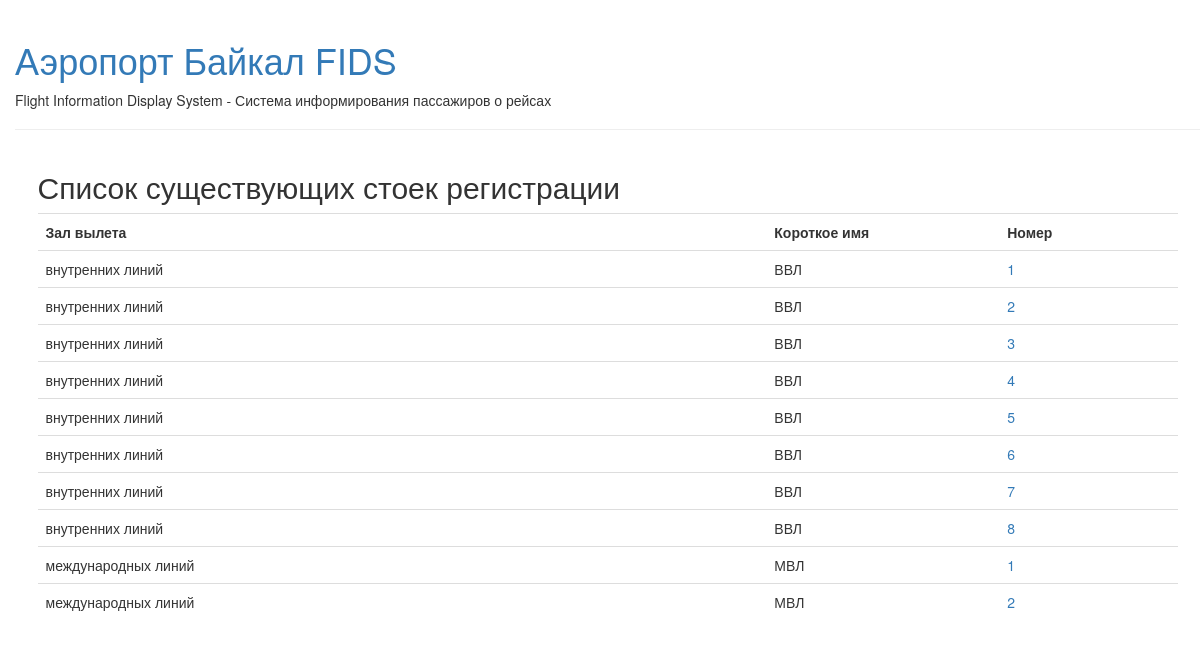
Page /fids/checkin/ on the committed database.
### flightinfosystem/models.py (models this page shows, shortened)
class Checkin(models.Model):
    num = models.CharField("Номер стойки", max_length=2)
    fullname = models.CharField("Полное имя стойки", max_length=21)
    shortname = models.CharField("Короткое имя стойки", max_length=5)
    checkinfly = models.ForeignKey('Flight', verbose_name='Рейс', blank=True, null=True, on_delete=models.SET_NULL)
    classcheckin = models.CharField("Класс обслуживания", max_length=15, blank=True, null=True)
    deltastartcheckin = models.IntegerField("Начало регистрации", default=7200)
    deltastopcheckin = models.IntegerField("Конец регистрации", default=2400)

### flightinfosystem/views.py (the view)
def checkin_list(request):
    checkins = Checkin.objects.all()
    return render(request, 'flightinfosystem/checkin_list.html', {'checkins': checkins})

### flightinfosystem/templates/flightinfosystem/checkin_list.html
{% extends 'flightinfosystem/base.html' %}
{% block content %}
    <div>
        <h2>Список существующих стоек регистрации</h2>
    </div>
    <div>
        <table class="table">
            <tr>
                <th width="250">Зал вылета</th>
                <th width="50">Короткое имя</th>
                <th width="30">Номер</th>
            </tr>
        {% for checkin in checkins %}
            <tr>
                <td>{{ checkin.fullname }}</td>
                <td>{{ checkin.shortname }}</td>
                <td><a href="{% url 'fids:checkin' checkin.id %}">{{ checkin.num }}</a></td>
            </tr>
        {% endfor %}
        </table>
    </div>
{% endblock content %}

### flightinfosystem/static/css/style.css (style rules this page uses)
body { padding-left: 15px; }

### rows in the picture
Checkin: fullname "внутренних линий", shortname "ВВЛ", num "1"
Checkin: fullname "внутренних линий", shortname "ВВЛ", num "2"
Checkin: fullname "внутренних линий", shortname "ВВЛ", num "3"
Checkin: fullname "внутренних линий", shortname "ВВЛ", num "4"
Checkin: fullname "внутренних линий", shortname "ВВЛ", num "5"
Checkin: fullname "внутренних линий", shortname "ВВЛ", num "6"
Checkin: fullname "внутренних линий", shortname "ВВЛ", num "7"
Checkin: fullname "внутренних линий", shortname "ВВЛ", num "8"
Checkin: fullname "международных линий", shortname "МВЛ", num "1"
Checkin: fullname "международных линий", shortname "МВЛ", num "2"
